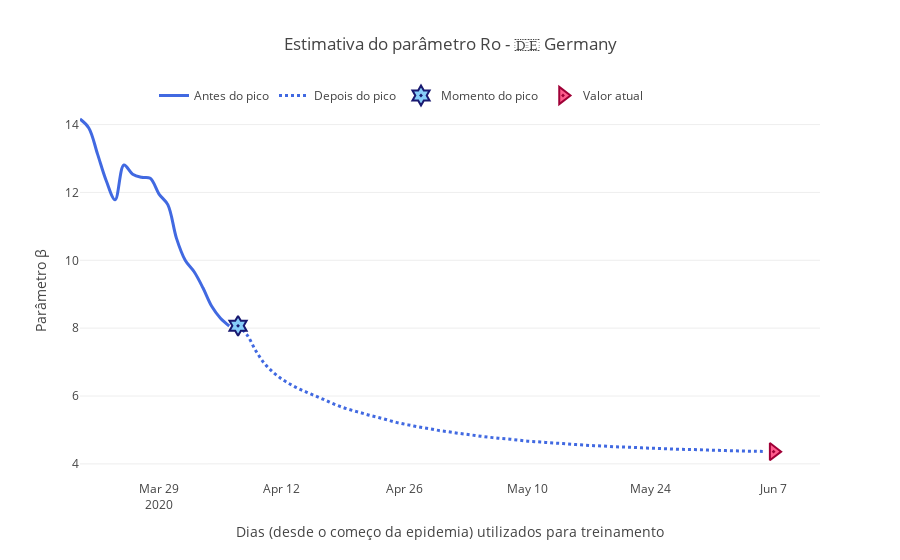

Notebook code cell kept with this figure:
### Markdown cell above
# Análise de variação do $R_0$

### Code cell
par_name = "Ro"

if par_name == "beta":
    plot_values = [ r_o/d for r_o, d in zip(saved_param['Ro'], saved_param['D'])]
    par_name = "β"
elif par_name == "r":
    plot_values = [ 1/d for d in saved_param['D']]
elif par_name == "Ro":
    plot_values = saved_param['Ro']

fig = go.Figure()

fig.add_trace(go.Scatter(
                    x=time_ref[start_day:peak_pos], 
                    y=plot_values[:peak_pos-start_day],
                    mode='lines',
                    name='Antes do pico',
                    line_shape='spline',
                    line = dict(color='royalblue', width=3),
                    hovertemplate=par_name+" = %{y:.4f}, <br> no dia %{x}."))
fig.add_trace(go.Scatter(
                    x=time_ref[peak_pos:-1], 
                    y=plot_values[peak_pos-start_day:-1],
                    mode='lines',
                    line_shape='spline',
                    name='Depois do pico',
                    line = dict(color='royalblue', width=3, dash='dot'),
                    hovertemplate=par_name+" = %{y:.4f}, <br> no dia %{x}."))
fig.add_trace(go.Scatter(
                    mode="markers", 
                    x=[time_ref[peak_pos]], 
                    y=[plot_values[peak_pos-start_day]], 
                    marker_symbol="hexagram-dot", name="Momento do pico",
                    marker_line_color="midnightblue", marker_color="lightskyblue", 
                    marker_line_width=2, marker_size=15, 
                    hovertemplate="Pico no dia %{x}, com um "+par_name+" = %{y:.4f}."))
fig.add_trace(go.Scatter(
                    mode="markers", 
                    x=[time_ref[-1]], 
                    y=[plot_values[-1]], 
                    marker_symbol="triangle-right-dot", name="Valor atual",
                    marker_line_color="#a00037", marker_color="#ff5c8d", 
                    marker_line_width=2, marker_size=15, 
                    hovertemplate="No dia %{x}, <br> convergindo para "+par_name+" = %{y:.4f}."))
fig.update_layout(template='xgridoff',
                  legend_orientation="h", legend=dict(x=0.10, y=1.05),
                  xaxis_title='Dias (desde o começo da epidemia) utilizados para treinamento',
                  yaxis_title='Parâmetro β',
                  title_text="Estimativa do parâmetro {} - 🇩🇪 ".format(par_name) 
                  + country['data']['name'])

# fig.show(renderer="png")
fig.show()

### Figure 1 — Plotly figure (JSON) as saved in the notebook; plotly's stock layout.template omitted (floating-point values rounded to 4 significant figures)
{"data": [{"hovertemplate": "Ro = %{y:.4f}, <br> no dia %{x}.", "line": {"color": "royalblue", "shape": "spline", "width": 3}, "mode": "lines", "name": "Antes do pico", "type": "scatter", "x": ["2020-03-20T00:00:00", "2020-03-21T00:00:00", "2020-03-22T00:00:00", "2020-03-23T00:00:00", "2020-03-24T00:00:00", "2020-03-25T00:00:00", "2020-03-26T00:00:00", "2020-03-27T00:00:00", "2020-03-28T00:00:00", "2020-03-29T00:00:00", "2020-03-30T00:00:00", "2020-03-31T00:00:00", "2020-04-01T00:00:00", "2020-04-02T00:00:00", "2020-04-03T00:00:00", "2020-04-04T00:00:00", "2020-04-05T00:00:00", "2020-04-06T00:00:00"], "y": [14.17, 13.9, 13.13, 12.34, 11.79, 12.81, 12.54, 12.45, 12.42, 11.95, 11.64, 10.64, 9.993, 9.662, 9.19, 8.644, 8.293, 8.064]}, {"hovertemplate": "Ro = %{y:.4f}, <br> no dia %{x}.", "line": {"color": "royalblue", "dash": "dot", "shape": "spline", "width": 3}, "mode": "lines", "name": "Depois do pico", "type": "scatter", "x": ["2020-04-07T00:00:00", "2020-04-08T00:00:00", "2020-04-09T00:00:00", "2020-04-10T00:00:00", "2020-04-11T00:00:00", "2020-04-12T00:00:00", "2020-04-13T00:00:00", "2020-04-14T00:00:00", "2020-04-15T00:00:00", "2020-04-16T00:00:00", "2020-04-17T00:00:00", "2020-04-18T00:00:00", "2020-04-19T00:00:00", "2020-04-20T00:00:00", "2020-04-21T00:00:00", "2020-04-22T00:00:00", "2020-04-23T00:00:00", "2020-04-24T00:00:00", "2020-04-25T00:00:00", "2020-04-26T00:00:00", "2020-04-27T00:00:00", "2020-04-28T00:00:00", "2020-04-29T00:00:00", "2020-04-30T00:00:00", "2020-05-01T00:00:00", "2020-05-02T00:00:00", "2020-05-03T00:00:00", "2020-05-04T00:00:00", "2020-05-05T00:00:00", "2020-05-06T00:00:00", "2020-05-07T00:00:00", "2020-05-08T00:00:00", "2020-05-09T00:00:00", "2020-05-10T00:00:00", "2020-05-11T00:00:00", "2020-05-12T00:00:00", "2020-05-13T00:00:00", "2020-05-14T00:00:00", "2020-05-15T00:00:00", "2020-05-16T00:00:00", "2020-05-17T00:00:00", "2020-05-18T00:00:00", "2020-05-19T00:00:00", "2020-05-20T00:00:00", "2020-05-21T00:00:00", "2020-05-22T00:00:00", "2020-05-23T00:00:00", "2020-05-24T00:00:00", "2020-05-25T00:00:00", "2020-05-26T00:00:00", "2020-05-27T00:00:00", "2020-05-28T00:00:00", "2020-05-29T00:00:00", "2020-05-30T00:00:00", "2020-05-31T00:00:00", "2020-06-01T00:00:00", "2020-06-02T00:00:00", "2020-06-03T00:00:00", "2020-06-04T00:00:00", "2020-06-05T00:00:00", "2020-06-06T00:00:00"], "y": [8.07, 7.812, 7.343, 6.961, 6.7, 6.497, 6.339, 6.205, 6.091, 5.981, 5.869, 5.755, 5.657, 5.576, 5.504, 5.431, 5.366, 5.296, 5.224, 5.168, 5.118, 5.069, 5.027, 4.978, 4.943, 4.904, 4.871, 4.837, 4.803, 4.773, 4.747, 4.726, 4.699, 4.669, 4.652, 4.632, 4.613, 4.597, 4.576, 4.561, 4.544, 4.532, 4.52, 4.502, 4.494, 4.486, 4.471, 4.461, 4.452, 4.444, 4.43, 4.426, 4.42, 4.412, 4.4, 4.397, 4.386, 4.382, 4.375, 4.371, 4.365]}, {"hovertemplate": "Pico no dia %{x}, com um Ro = %{y:.4f}.", "marker": {"color": "lightskyblue", "line": {"color": "midnightblue", "width": 2}, "size": 15, "symbol": "hexagram-dot"}, "mode": "markers", "name": "Momento do pico", "type": "scatter", "x": ["2020-04-07T00:00:00"], "y": [8.07]}, {"hovertemplate": "No dia %{x}, <br> convergindo para Ro = %{y:.4f}.", "marker": {"color": "#ff5c8d", "line": {"color": "#a00037", "width": 2}, "size": 15, "symbol": "triangle-right-dot"}, "mode": "markers", "name": "Valor atual", "type": "scatter", "x": ["2020-06-07T00:00:00"], "y": [4.361]}], "layout": {"legend": {"orientation": "h", "x": 0.1, "y": 1.05}, "title": {"text": "Estimativa do parâmetro Ro - 🇩🇪 Germany"}, "xaxis": {"title": {"text": "Dias (desde o começo da epidemia) utilizados para treinamento"}}, "yaxis": {"title": {"text": "Parâmetro β"}}}}
